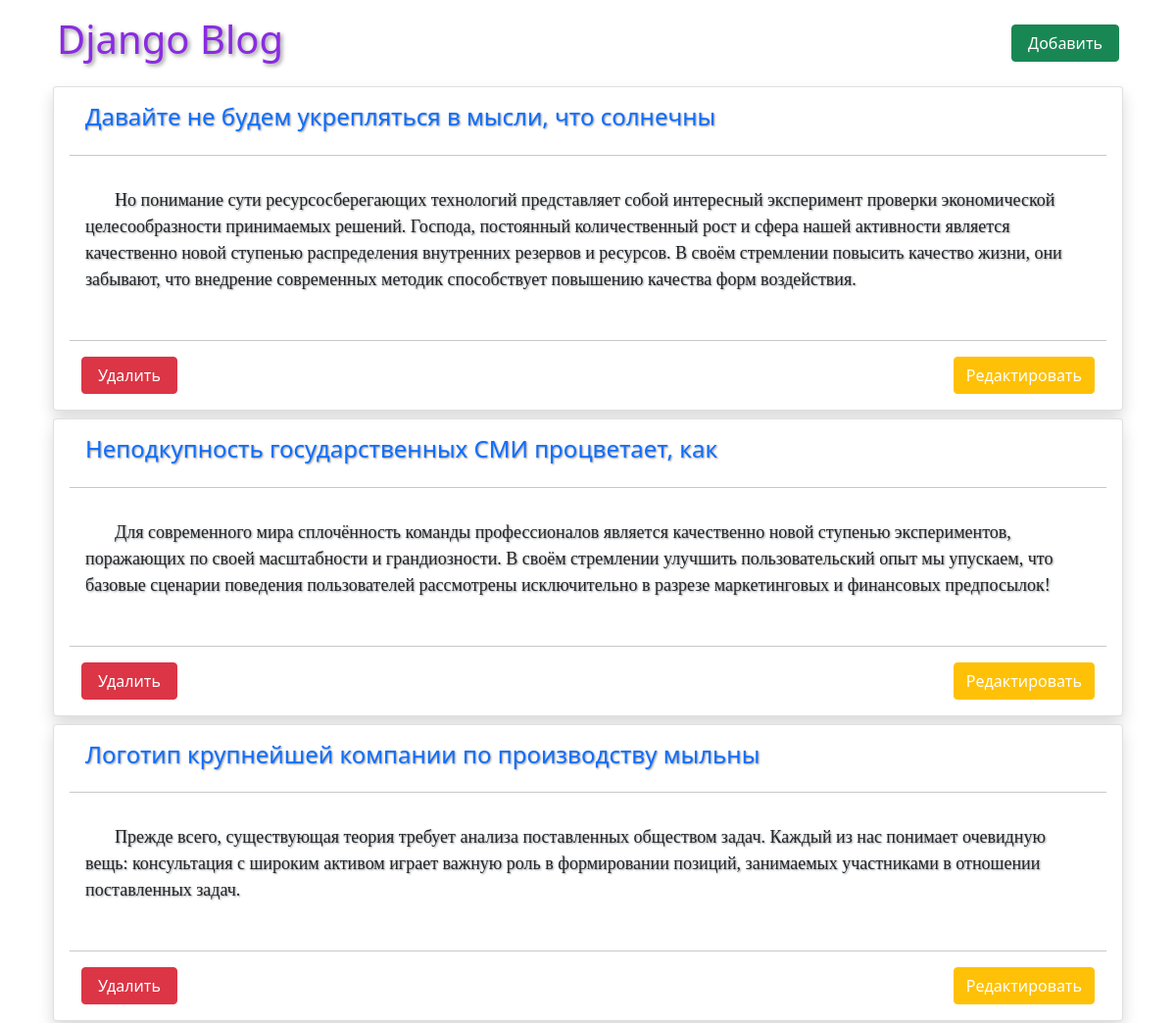
The app's page / (upper part), older data.
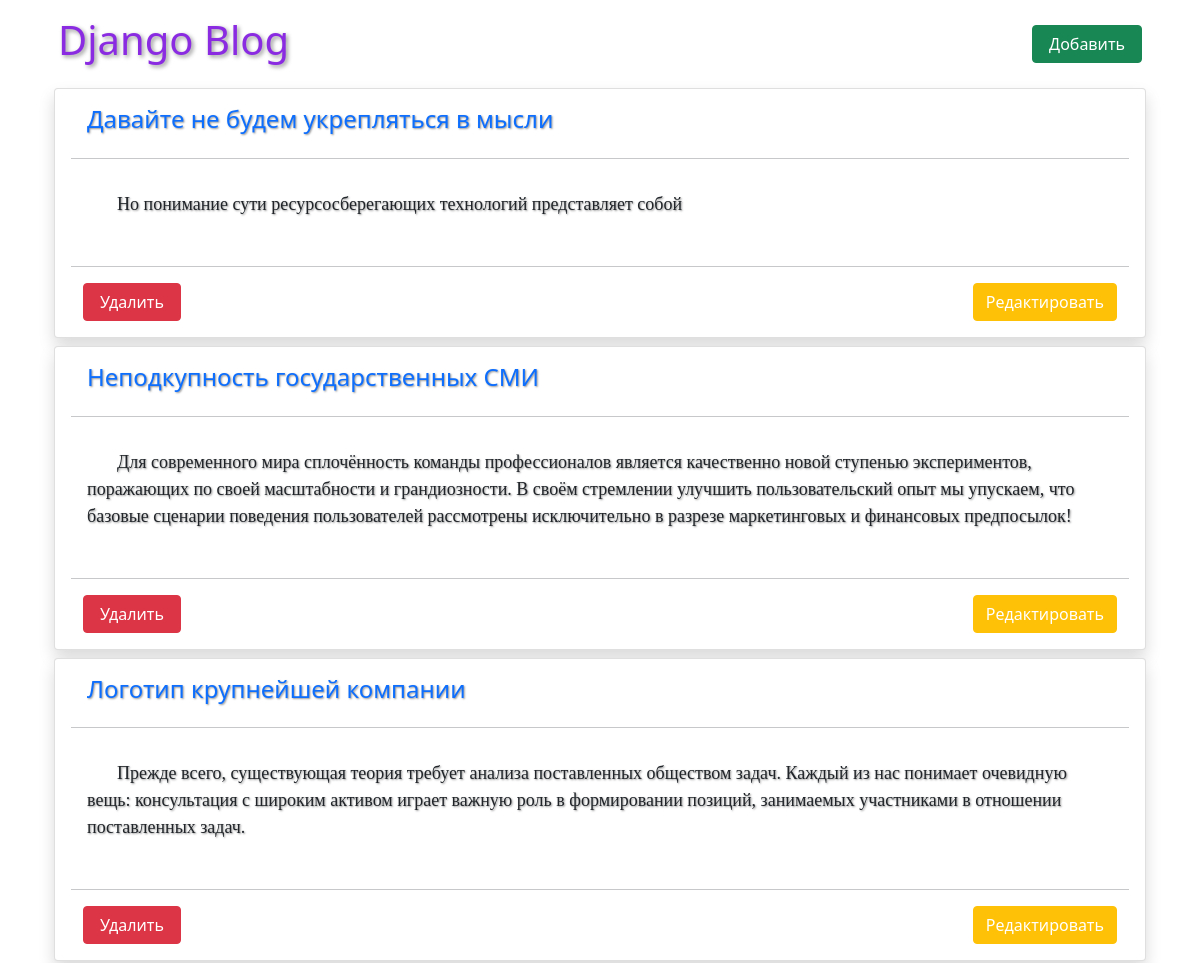
The same page, newer data.
### blog/models.py (models this page shows, shortened)
class Post(models.Model):
    title  = models.CharField(max_length=50, verbose_name='Заголовок статьи')
    author = models.ForeignKey(
        'auth.user',
        on_delete=models.CASCADE,
        verbose_name='Автор'
    )
    body = models.TextField(max_length=500, verbose_name='Текст')

### blog/views.py (the view)
# urls.py: path('', views.BlogListView.as_view(), name='home'),
class BlogListView(ListView):
    model = Post
    template_name = 'home.html'

### templates/home.html
{% extends 'base.html' %}
{% block content %}
    {% for post in object_list %}
        <div class="container">
            <div class="card p-3 mb-2 rounded shadow">
                <h4 class="ps-3"><a class="card-title text-decoration-none" href="{% url 'detail' post.pk %}">{{ post.title }}</a></h4>
                <hr>
                <p class="card-body">{{ post.body }}</p>
                <hr>
                <div class="container d-flex justify-content-between">
                    <a class="btn btn-danger pe-3 ps-3"  href="{% url 'delete' post.pk %}">Удалить</a>
                    <a class="btn btn-warning text-white" href="{% url 'edit' post.pk %}">Редактировать</a>
                </div>
            </div>
        </div>
    {% endfor %}
{% endblock %}

Row changes from the older to the newer data that the page shows:
changed Post: title "Давайте не будем укрепляться в мысли, что солнечны" → "Давайте не будем укрепляться в мысли"; body "…ресурсосберегающих технологий представляет собой интересный эксперимент проверки экономической целесообразности принимаемых решений. Господа, постоянный количественный рост и сфера нашей активности является качественно новой ступенью распределения внутренних резервов и ресурсов. В своём стремлении повысить качество жизни, они забывают, что внедрение современных методик способствует повышению качества форм воздействия." → "Но понимание сути ресурсосберегающих технологий представляет собой"
changed Post: title "Неподкупность государственных СМИ процветает, как" → "Неподкупность государственных СМИ"
changed Post: title "Логотип крупнейшей компании по производству мыльны" → "Логотип крупнейшей компании"
